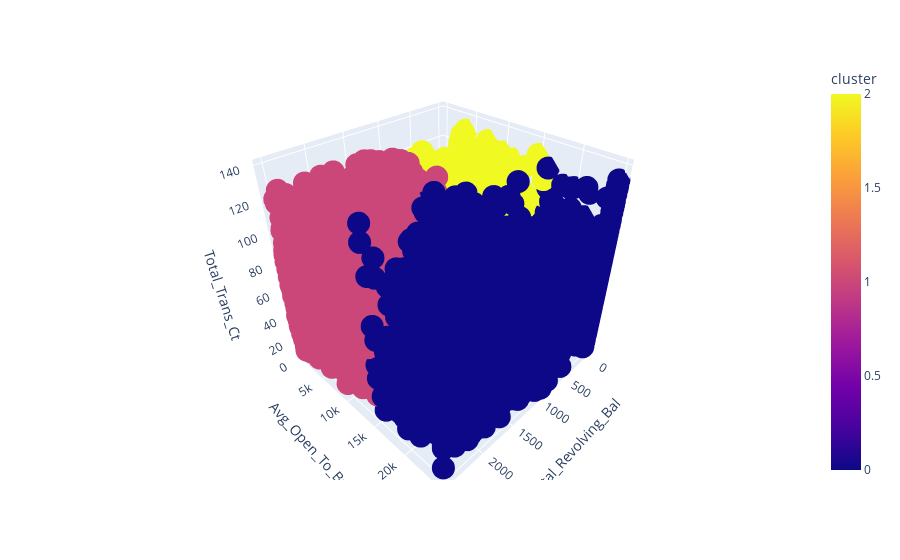

The cell this chart's notebook holds for it:
### Code cell
fig = px.scatter_3d(dataset, x = 'Total_Revolving_Bal',
y = 'Avg_Open_To_Buy',
z = 'Total_Trans_Ct',
color = 'cluster')

fig.show()

### Figure 1 — Plotly figure (JSON) as saved in the notebook; plotly's stock layout.template omitted (floating-point values rounded to 4 significant figures; data arrays with more than 128 entries replaced by an {"elided": "..."} marker saying what was removed)
{"data": [{"hovertemplate": "Total_Revolving_Bal=%{x}<br>Avg_Open_To_Buy=%{y}<br>Total_Trans_Ct=%{z}<br>cluster=%{marker.color}<extra></extra>", "legendgroup": "", "marker": {"color": {"elided": "10127 int values"}, "coloraxis": "coloraxis", "symbol": "circle"}, "mode": "markers", "name": "", "scene": "scene", "showlegend": false, "type": "scatter3d", "x": {"elided": "10127 int values"}, "y": {"elided": "10127 float values"}, "z": {"elided": "10127 int values"}}], "layout": {"coloraxis": {"colorbar": {"title": {"text": "cluster"}}, "colorscale": [[0, "#0d0887"], [0.1111, "#46039f"], [0.2222, "#7201a8"], [0.3333, "#9c179e"], [0.4444, "#bd3786"], [0.5556, "#d8576b"], [0.6667, "#ed7953"], [0.7778, "#fb9f3a"], [0.8889, "#fdca26"], [1, "#f0f921"]]}, "legend": {"tracegroupgap": 0}, "margin": {"t": 60}, "scene": {"domain": {"x": [0, 1], "y": [0, 1]}, "xaxis": {"title": {"text": "Total_Revolving_Bal"}}, "yaxis": {"title": {"text": "Avg_Open_To_Buy"}}, "zaxis": {"title": {"text": "Total_Trans_Ct"}}}}}
